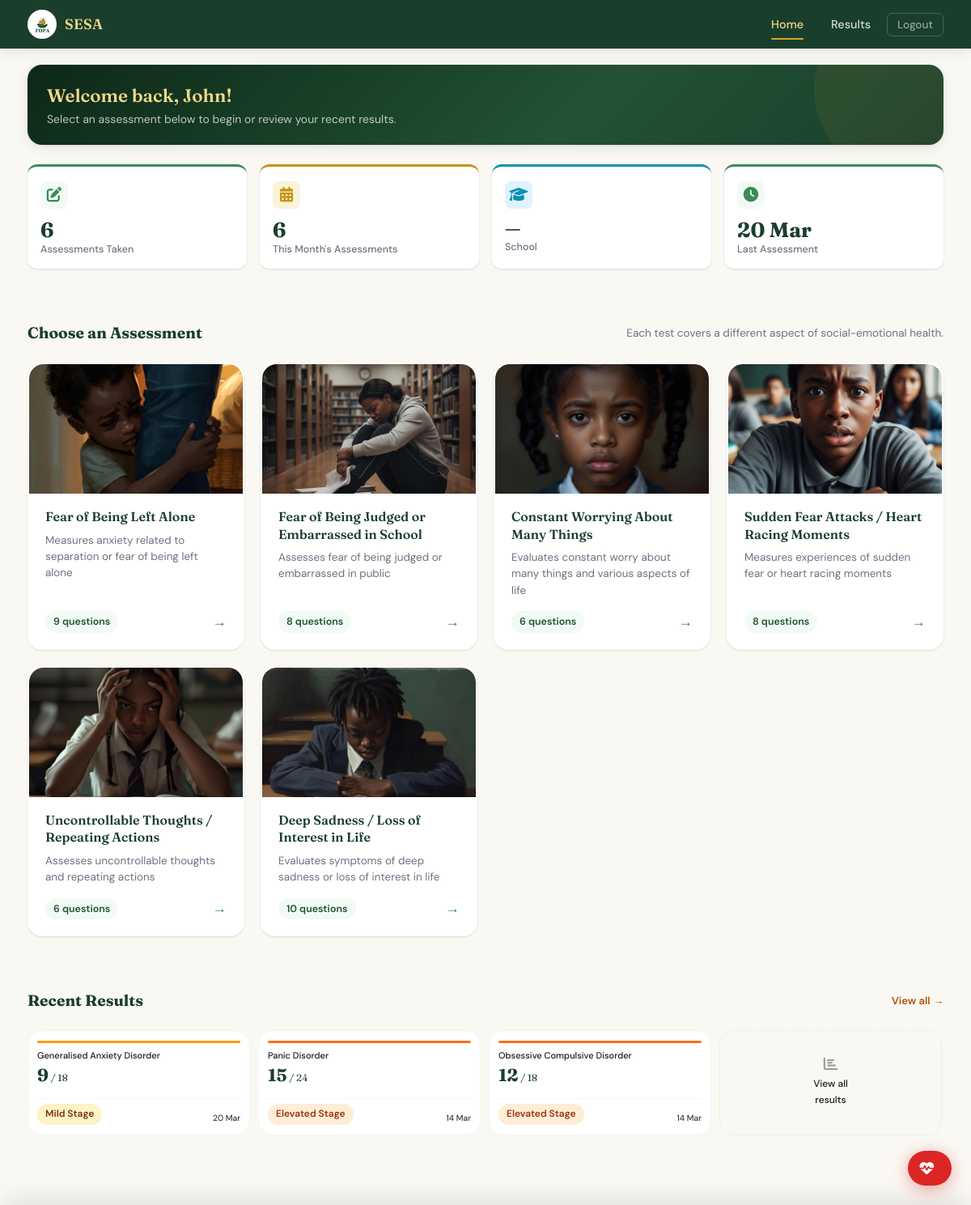
The app's page /home (signed in) with its own data.
### app/models/account.py (models this page shows, shortened)
class Accounts(UserMixin, db.Model):
    __tablename__ = 'accounts'
    id = db.Column(db.Integer, primary_key=True)
    fname = db.Column(db.String(100), nullable=False)
    lname = db.Column(db.String(100), nullable=False)
    email = db.Column(db.String(120), unique=True, nullable=True, index=True)
    username = db.Column(db.String(50), unique=True, nullable=False, index=True)
    password = db.Column(db.String(256), nullable=False)
    school_name = db.Column(db.String(200), nullable=True)
    gender = db.Column(db.String(20), nullable=True)
    birthdate = db.Column(db.Date, nullable=True)
    last_login = db.Column(db.DateTime, nullable=True)
    created_at = db.Column(db.DateTime, default=lambda: datetime.now(timezone.utc))
    school_id = db.Column(
        db.Integer,
        db.ForeignKey('school.id', ondelete='CASCADE', name='fk_accounts_school_id'),
        nullable=True,
        index=True
    )
    class_group = db.Column(db.String(50), nullable=True)   # e.g. "Form 2A", "JHS 3B"
    is_admin = db.Column(db.Boolean, default=False, nullable=False)
    is_counsellor = db.Column(db.Boolean, default=False, server_default='0', nullable=False)
    failed_attempts = db.Column(db.Integer, default=0, server_default='0', nullable=False)
    locked_until = db.Column(db.DateTime, nullable=True)  # NULL = not locked
    phone = db.Column(db.String(20), nullable=True)
    consent_given = db.Column(db.Boolean, default=False, nullable=False, server_default='0')
    consent_given_at = db.Column(db.DateTime, nullable=True)
    consent_version = db.Column(db.String(10), nullable=True)  # e.g. 'v1.0'
    test_results = db.relationship(
        'TestResult',
        backref='account',
        lazy='dynamic',
        cascade='all, delete-orphan'
    )
    @property
    def full_name(self):
        return f'{self.fname} {self.lname}'
    @property
    def is_super_admin(self):
        return self.is_admin
    @property
    def role(self):
        if self.is_admin:
            return 'superadmin'
        if self.is_counsellor:
            return 'counsellor'
        return 'student'
    LOCKOUT_THRESHOLD = 5      # failed attempts before lockout
    LOCKOUT_MINUTES   = 15     # minutes locked after threshold reached

### app/models/test_result.py (models this page shows, shortened)
class TestResult(db.Model):
    __tablename__ = 'test_results'
    id = db.Column(db.Integer, primary_key=True)
    user_id = db.Column(db.Integer, db.ForeignKey('accounts.id', ondelete='CASCADE'), nullable=False, index=True)
    test_type = db.Column(db.String(100), nullable=False, index=True)
    score = db.Column(db.Integer, nullable=False)
    max_score = db.Column(db.Integer, nullable=True)
    stage = db.Column(db.String(50), nullable=True, index=True)  # "Normal Stage", "Mild Stage", etc.
    _feedback_encrypted = db.Column('feedback', db.Text, nullable=True)
    @property
    def feedback(self):
        if not self._feedback_encrypted:
            return None
        f = _get_fernet()
        if not f:
            return self._feedback_encrypted
        try:
            return f.decrypt(self._feedback_encrypted.encode()).decode()
        except Exception:
            return self._feedback_encrypted
    @feedback.setter
    def feedback(self, value):
        if not value:
            self._feedback_encrypted = None
            return
        f = _get_fernet()
        if not f:
            self._feedback_encrypted = value
            return
        self._feedback_encrypted = f.encrypt(value.encode()).decode()
    details = db.Column(db.Text, nullable=True)           # kept for backward compat
    taken_at = db.Column(db.DateTime, default=lambda: datetime.now(timezone.utc), index=True)

### app/routes/main.py (the view)
@main_bp.route('/home')
@login_required
def home():
    user = current_user
    results = user.test_results.order_by(TestResult.taken_at.desc()).all()
    total_tests = len(results)
    most_recent = results[0] if results else None
    question_counts = {
        row.test_type: row.count
        for row in db.session.query(
            Question.test_type,
            func.count(Question.id).label('count')
        ).group_by(Question.test_type).all()
    }
    tests_meta = [
        {'name': 'Separation Anxiety Disorder',   'key': 'sad',  'count': question_counts.get('Separation Anxiety Disorder',   0), 'icon': '🏠', 'color': 'teal'},
        {'name': 'Social Phobia',                 'key': 'sp',   'count': question_counts.get('Social Phobia',                 0), 'icon': '👥', 'color': 'blue'},
        {'name': 'Generalised Anxiety Disorder',  'key': 'gad',  'count': question_counts.get('Generalised Anxiety Disorder',  0), 'icon': '🌀', 'color': 'purple'},
        {'name': 'Panic Disorder',                'key': 'pd',   'count': question_counts.get('Panic Disorder',                0), 'icon': '💨', 'color': 'orange'},
        {'name': 'Obsessive Compulsive Disorder', 'key': 'ocd',  'count': question_counts.get('Obsessive Compulsive Disorder', 0), 'icon': '🔄', 'color': 'red'},
        {'name': 'Major Depressive Disorder',     'key': 'mdd',  'count': question_counts.get('Major Depressive Disorder',    0), 'icon': '🌧', 'color': 'indigo'},
    ]
    from datetime import datetime, timedelta, timezone
    now = datetime.now()
    this_month_results = [
        r for r in results
        if r.taken_at and r.taken_at.month == now.month and r.taken_at.year == now.year
    ]
    tests_this_month = len(this_month_results)
    latest_by_type = {}
    for r in results:
        if r.test_type not in latest_by_type:
            latest_by_type[r.test_type] = r
    total_assessments_taken = total_tests   # passed to template as total count
    assessments_this_month  = tests_this_month
    recent_results = results[:3]  # 3 most recent for the home table
    return render_template(
        'main/home.html',
        user=user,
        total_tests=total_tests,
        avg_score=total_assessments_taken,
        most_recent=most_recent,
        tests_meta=tests_meta,
        score_change=None,
        prev_avg=assessments_this_month,
        recent_results=recent_results,
        latest_by_type=latest_by_type,
    )

### app/__init__.py (called while the page is built)
def _init_extensions(app: Flask) -> None:
    app.config.setdefault("SQLALCHEMY_ENGINE_OPTIONS", {}).update({
        "pool_pre_ping": True,   # test connection before using it
        "pool_recycle":  300,    # recycle connections every 5 minutes
        "pool_size":     5,      # max persistent connections
        "max_overflow":  2,      # extra connections under load
    })
    db.init_app(app)
    migrate.init_app(app, db)
    csrf.init_app(app)
    login_manager.init_app(app)
    limiter.init_app(app)
    from app.models.account import Accounts
    from app.models.quiz_session import QuizSession  # noqa: F401
    from app.models.counsellor_profile import CounsellorProfile  # noqa: F401
    @login_manager.user_loader
    def load_user(user_id: str):
        return Accounts.query.get(int(user_id))

### app/templates/main/home.html (shortened to what this page needs)
{% extends 'base.html' %}
{% block nav_links %}
  <li><a href="{{ url_for('main.home') }}" class="active">Home</a></li>
  <li><a href="{{ url_for('main.results') }}">Results</a></li>
  <li><a href="{{ url_for('auth.logout') }}" class="btn-nav-logout">Logout</a></li>
{% endblock %}
{% block body %}
<div class="container" style="padding-bottom: 48px;">
  <div class="page-context">
    <h1>Welcome back, {{ user.fname }}! </h1>
    <p>Select an assessment below to begin or review your recent results.</p>
  </div>
  <div class="stat-grid">
    <div class="stat-card">
      <div class="stat-icon"><i class="fa-solid fa-pen-to-square" style="color: var(--green-500);"></i></div>
      <div class="stat-value">{{ total_tests }}</div>
      <div class="stat-label">Assessments Taken</div>
    </div>
    <div class="stat-card gold">
      <div class="stat-icon"><i class="fa-solid fa-calendar-days" style="color: var(--gold-500);"></i></div>
      <div class="stat-value">{{ prev_avg }}</div>
      <div class="stat-label">This Month's Assessments</div>
    </div>
    <div class="stat-card teal">
      <div class="stat-icon"><i class="fa-solid fa-graduation-cap" style="color: #0891b2;"></i></div>
      <div class="stat-value" style="font-size: clamp(0.85rem, 3vw, 1.4rem); white-space: nowrap; overflow: hidden; text-overflow: ellipsis; max-width: 100%;">{{ user.school_name if user.school_name else '—' }}</div>
      <div class="stat-label">School</div>
    </div>
    <div class="stat-card">
      <div class="stat-icon"><i class="fa-solid fa-clock" style="color: var(--green-500);"></i></div>
      <div class="stat-value">{% if most_recent %}{{ most_recent.taken_at.strftime('%d %b') }}{% else %}—{% endif %}</div>
      <div class="stat-label">Last Assessment</div>
    </div>
  </div>
  <div class="section" id="assessments">
    <div class="section-head">
      <h2>Choose an Assessment</h2>
      <p style="font-size: 0.85rem; color: var(--gray-500);">Each test covers a different aspect of social-emotional health.</p>
    </div>
    <div class="test-grid">
      {% for test in tests_meta %}
      <a href="{{ url_for('test.display_questions', test_type=test.name) }}" class="test-card">
        <div class="test-card-image">
          <img src="{{ url_for('static', filename=test.image) }}"
               alt="{{ test.name }}"
               loading="lazy"
               width="400"
               height="160">
        </div>
        <div class="test-card-content">
          <h3>{{ test.title }}</h3>
          <p>{{ test.desc }}</p>
          <div class="test-card-meta">
            <span class="test-card-count">{{ test.count }} questions</span>
            <span class="test-card-arrow">→</span>
          </div>
        </div>
      </a>
      {% endfor %}
    </div>
  </div>
  {% if recent_results %}
  <div class="section">
    <div class="section-head">
      <h2>Recent Results</h2>
      <a href="{{ url_for('main.results') }}" style="font-size:0.82rem; color:var(--gold-600, #b45309); font-weight:600;">View all →</a>
    </div>
    <div class="recent-results-scroll">
      {% for r in recent_results %}
        {% set s = (r.stage or r.details or 'unknown') | lower %}
        {% if 'normal' in s %}{% set bar_mod = 'normal' %}{% set badge_class = 'stage-normal' %}
        {% elif 'mild' in s %}{% set bar_mod = 'mild' %}{% set badge_class = 'stage-mild' %}
        {% elif 'elevated' in s %}{% set bar_mod = 'elevated' %}{% set badge_class = 'stage-elevated' %}
        {% elif 'clinical' in s %}{% set bar_mod = 'clinical' %}{% set badge_class = 'stage-clinical' %}
        {% else %}{% set bar_mod = 'mild' %}{% set badge_class = 'badge-gray' %}{% endif %}
        <div class="recent-result-card">
          <div class="recent-result-bar recent-result-bar--{{ bar_mod }}"></div>
          <div class="recent-result-title">{{ r.test_type }}</div>
          <div class="recent-result-score">
            {{ r.score }}{% if r.max_score %}<span> / {{ r.max_score }}</span>{% endif %}
          </div>
          <div class="recent-result-bottom">
            <span class="badge {{ badge_class }}">{{ r.stage or r.details or 'Unknown' }}</span>
            <span class="recent-result-date">{{ r.taken_at.strftime('%d %b') }}</span>
          </div>
        </div>
      {% endfor %}
      <a href="{{ url_for('main.results') }}" class="recent-result-more">
        <i class="fa-solid fa-chart-bar" style="font-size:1.1rem; opacity:0.4;"></i>
        <span>View all<br>results</span>
      </a>
    </div>
  </div>
  {% endif %}
</div>
{% endblock %}

### app/templates/base.html (shortened to what this page needs)
<!DOCTYPE html>
<html lang="en">
<head>
  <link rel="stylesheet" href="{{ url_for('static', filename='css/main.css') }}">
  <link rel="stylesheet" href="https://cdnjs.cloudflare.com/ajax/libs/font-awesome/6.5.0/css/all.min.css">
</head>
<body class="{% if current_user.is_authenticated or session.get('school_id') %}has-bottom-nav {% endif %}{% block body_class %}{% endblock %}">
{% block full_page %}
<div class="app-layout">
  {% block navbar %}
  <nav class="navbar" id="mainNav">
    <div class="navbar-inner">
      <a href="{{ url_for('main.landing') }}" class="navbar-brand">
        <img src="{{ url_for('static', filename='images/Pofa.png') }}" alt="FOPA Logo" class="navbar-logo">
        <span class="navbar-title">SESA</span>
      </a>
      <ul class="navbar-links">
        {% block nav_links %}{% endblock %}
      </ul>
    </div>
  </nav>
  {% endblock %}
  <main>
    {% block body %}{% endblock %}
  </main>
</div>
{% endblock %}
{% if current_user.is_authenticated and not current_user.is_super_admin %}
<div id="crisisBtn" class="crisis-btn" role="button" tabindex="0"
     aria-label="I need help now" title="I need help now">
  <i class="fa-solid fa-heart-pulse crisis-btn-icon"></i>
</div>
{% endif %}
{% block bottom_tab_bar %}
{% if current_user.is_authenticated or session.get('school_id') %}
<div id="profileSheet" class="profile-sheet" aria-hidden="true">
  <div class="profile-sheet-backdrop" id="profileSheetBackdrop"></div>
</div>
{% endif %}
{% endblock %}
</body>
</html>

### app/templates/base.html (style rules this page uses)
.profile-sheet { position: fixed; inset: 0; z-index: 300; pointer-events: none; }
.profile-sheet-backdrop { position: absolute; inset: 0; background: rgba(0,0,0,0); transition: background 0.25s ease; }

### records on screen
Accounts: fname "John", school_name "—"
TestResult: taken_at "20 Mar", test_type "Generalised Anxiety Disorder", score "9", max_score "18", stage "Mild Stage"
TestResult: test_type "Panic Disorder", score "15", max_score "24", stage "Elevated Stage", taken_at "14 Mar"
TestResult: test_type "Obsessive Compulsive Disorder", score "12", max_score "18", stage "Elevated Stage", taken_at "14 Mar"

### other values on screen
{{ total_tests }} "6"
{{ prev_avg }} "6"
{{ test.title }} "Fear of Being Left Alone" "Fear of Being Judged or Embarrassed in School" "Constant Worrying About Many Things" "Sudden Fear Attacks / Heart Racing Moments" "Uncontrollable Thoughts / Repeating Actions" "Deep Sadness / Loss of Interest in Life"
{{ test.desc }} "Measures anxiety related to separation or fear of being left alone" "Assesses fear of being judged or embarrassed in public" "Evaluates constant worry about many things and various aspects of life" "Measures experiences of sudden fear or heart racing moments" "Assesses uncontrollable thoughts and repeating actions" "Evaluates symptoms of deep sadness or loss of interest in life"
{{ test.count }} "9" "8" "6" "8" "6" "10"
